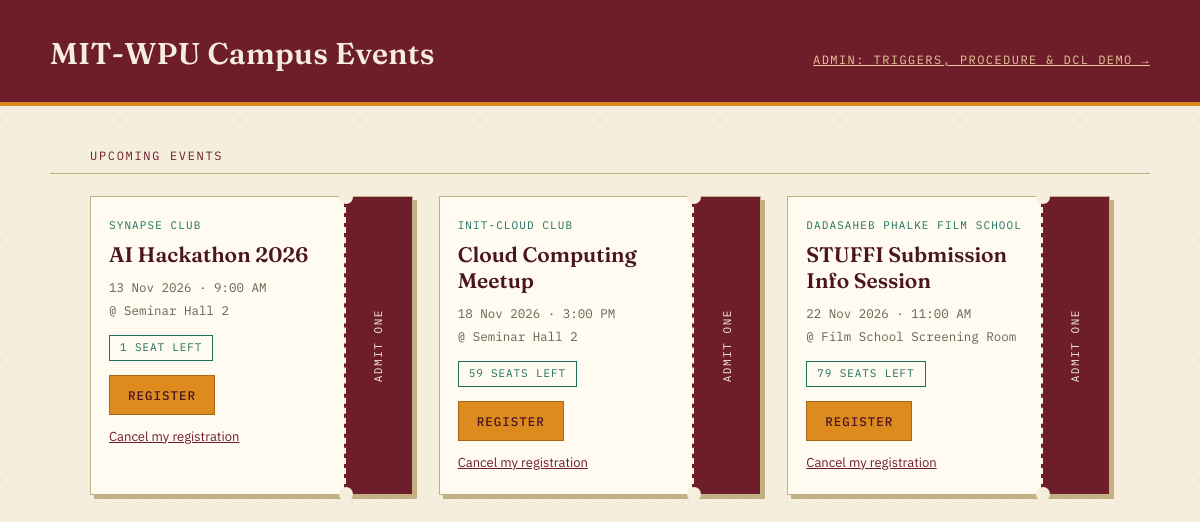
The page / on the database its author committed.
### tables this page shows
CREATE TABLE Events (
    event_id     INT AUTO_INCREMENT PRIMARY KEY,
    club_id      INT NOT NULL,
    venue_id     INT NOT NULL,
    name         VARCHAR(150) NOT NULL,
    event_date   DATE NOT NULL,
    start_time   TIME,
    capacity     INT NOT NULL CHECK (capacity > 0),
    status       ENUM('Open', 'Full', 'Cancelled', 'Completed') NOT NULL DEFAULT 'Open',
    FOREIGN KEY (club_id)  REFERENCES Clubs(club_id)
        ON DELETE CASCADE ON UPDATE CASCADE,
    FOREIGN KEY (venue_id) REFERENCES Venues(venue_id)
        ON DELETE RESTRICT ON UPDATE CASCADE    
);

CREATE TABLE Clubs (
    club_id      INT AUTO_INCREMENT PRIMARY KEY,
    name         VARCHAR(100) NOT NULL,
    description  VARCHAR(255),
    created_at   TIMESTAMP DEFAULT CURRENT_TIMESTAMP
);

CREATE TABLE Venues (
    venue_id   INT AUTO_INCREMENT PRIMARY KEY,
    name       VARCHAR(100) NOT NULL,
    location   VARCHAR(150) NOT NULL,
    capacity   INT NOT NULL CHECK (capacity > 0)
);

### index.php (the view, shortened to what this page needs)
<?php
require 'db_connect.php';
$sql = "SELECT e.event_id, e.name, e.event_date, e.start_time, e.capacity, e.status,
               v.name AS venue_name, c.name AS club_name,
               (SELECT COUNT(*) FROM Registrations r
                 WHERE r.event_id = e.event_id AND r.status = 'Confirmed') AS seats_taken
        FROM Events e
        JOIN Venues v ON e.venue_id = v.venue_id
        JOIN Clubs c ON e.club_id = c.club_id
        WHERE e.event_date >= CURDATE()
        ORDER BY e.event_date ASC";
$result = $conn->query($sql);
?>
<!DOCTYPE html>
<html lang="en">
<head>
<link rel="stylesheet" href="style.css">
</head>
<body>
<header class="site-header">
  <div class="crest-row">
    <h1>MIT-WPU Campus Events</h1>
    <span class="tagline"><a href="admin.php">Admin: triggers, procedure &amp; DCL demo &rarr;</a></span>
  </div>
</header>
<div class="section-label">Upcoming Events</div>
<div class="events-grid">
<?php while ($row = $result->fetch_assoc()):
    $seatsLeft = max(0, $row['capacity'] - $row['seats_taken']);
    if ($row['status'] === 'Cancelled') {
        $label = 'Cancelled';  $canRegister = false;
    } elseif ($row['status'] === 'Completed') {
        $label = 'Completed';  $canRegister = false;
    } elseif ($row['status'] === 'Full' || $seatsLeft <= 0) {
        $label = 'Full';       $canRegister = false;
    } else {
        $label = $seatsLeft . ($seatsLeft === 1 ? ' seat left' : ' seats left');
        $canRegister = true;
    }
    $isActive = in_array($row['status'], ['Open', 'Full'], true);
?>
  <div class="ticket<?= $isActive ? '' : ' ticket-closed' ?>">
    <div class="ticket-main">
      <div class="club-tag"><?= htmlspecialchars($row['club_name']) ?></div>
      <h3><?= htmlspecialchars($row['name']) ?></h3>
      <div class="meta">
        <?= date('d M Y', strtotime($row['event_date'])) ?>
        <?php if ($row['start_time']): ?> &middot; <?= date('g:i A', strtotime($row['start_time'])) ?><?php endif; ?>
      </div>
      <div class="meta">@ <?= htmlspecialchars($row['venue_name']) ?></div>
      <span class="status-tag <?= $canRegister ? 'status-open' : 'status-full' ?>"><?= $label ?></span>
      <br>
      <?php if ($canRegister): ?>
        <a class="btn" href="register.php?event_id=<?= (int)$row['event_id'] ?>">Register</a>
      <?php else: ?>
        <span class="btn disabled"><?= $label ?></span>
      <?php endif; ?>
      <?php if ($isActive): ?>
        <a class="text-link" href="cancel.php?event_id=<?= (int)$row['event_id'] ?>">Cancel my registration</a>
      <?php endif; ?>
    </div>
    <div class="ticket-stub"><span>Admit One</span></div>
  </div>
<?php endwhile; ?>
</div>
</body>
</html>

### style.css (style rules this page uses)
:root { --paper: #F5EEDD; --card: #FFFBF1; --ink: #2B2620; --ink-soft: #6B6152; --maroon: #6E1E2A; --maroon-dark: #4A1420; --marigold: #DD8A1E; --marigold-dark: #A86710; --teal: #1F6F5C; --sand: #DDCBA0; --sand-dark: #C4B183; --danger: #A32D2D; }
* { box-sizing: border-box; }
body { margin: 0; background: var(--paper); background-image: radial-gradient(var(--sand) 0.7px, transparent 0.7px); background-size: 15px 15px; color: var(--ink); font-family: 'IBM Plex Sans', 'Segoe UI', sans-serif; line-height: 1.6; }
.site-header { background: var(--maroon); border-bottom: 4px solid var(--marigold); padding: 30px 40px 24px; }
.site-header .crest-row { display: flex; align-items: baseline; justify-content: space-between; flex-wrap: wrap; gap: 10px; max-width: 1100px; margin: 0 auto; }
.site-header h1 { font-family: 'Fraunces', Georgia, serif; font-weight: 600; font-size: 30px; color: var(--paper); margin: 0; letter-spacing: 0.01em; }
.site-header .tagline { font-family: 'IBM Plex Mono', 'Courier New', monospace; font-size: 12px; text-transform: uppercase; letter-spacing: 0.12em; color: #E7C79A; }
.section-label { font-family: 'IBM Plex Mono', 'Courier New', monospace; font-size: 12px; text-transform: uppercase; letter-spacing: 0.14em; color: var(--maroon); border-bottom: 1px solid var(--sand-dark); padding-bottom: 8px; margin: 40px auto 22px; max-width: 1100px; padding-left: 40px; padding-right: 40px; }
.events-grid { display: grid; grid-template-columns: repeat(auto-fill, minmax(310px, 1fr)); gap: 26px; max-width: 1100px; margin: 0 auto; padding: 0 40px 50px; }
.ticket { display: flex; background: var(--card); border: 1px solid var(--sand-dark); box-shadow: 4px 4px 0 var(--sand-dark); }
.ticket-main { flex: 1; padding: 20px 18px; min-width: 0; }
.ticket-stub { width: 68px; flex-shrink: 0; background: var(--maroon); display: flex; align-items: center; justify-content: center; position: relative; border-left: 2px dashed var(--paper); }
.ticket-stub span { writing-mode: vertical-rl; transform: rotate(180deg); font-family: 'IBM Plex Mono', 'Courier New', monospace; font-size: 11px; letter-spacing: 0.14em; text-transform: uppercase; color: var(--paper); }
.ticket-stub::before, .ticket-stub::after { content: ""; position: absolute; width: 14px; height: 14px; background: var(--paper); border-radius: 50%; left: -7px; }
.ticket-stub::before { top: -7px; }
.ticket-stub::after { bottom: -7px; }
.club-tag { font-family: 'IBM Plex Mono', 'Courier New', monospace; font-size: 11px; text-transform: uppercase; letter-spacing: 0.1em; color: var(--teal); }
.ticket-main h3 { font-family: 'Fraunces', Georgia, serif; font-size: 21px; font-weight: 600; margin: 6px 0 10px; color: var(--maroon-dark); line-height: 1.25; }
.meta { font-family: 'IBM Plex Mono', 'Courier New', monospace; font-size: 12.5px; color: var(--ink-soft); margin-bottom: 3px; }
.status-tag { display: inline-block; margin-top: 12px; padding: 3px 10px; font-family: 'IBM Plex Mono', 'Courier New', monospace; font-size: 11px; text-transform: uppercase; letter-spacing: 0.08em; border: 1px solid currentColor; }
.status-open { color: var(--teal); }
.btn { display: inline-block; margin-top: 14px; padding: 9px 18px; background: var(--marigold); color: var(--maroon-dark); font-family: 'IBM Plex Mono', 'Courier New', monospace; font-size: 12.5px; font-weight: 500; text-transform: uppercase; letter-spacing: 0.08em; text-decoration: none; border: 1px solid var(--marigold-dark); cursor: pointer; transition: transform 0.12s ease, box-shadow 0.12s ease; }
.site-header .tagline a { color: #E7C79A; }
.text-link { display: block; margin-top: 12px; font-size: 13px; color: var(--maroon); }

### rows shown on the page
events: club.name "SYNAPSE CLUB", name "AI Hackathon 2026", event_date "13 Nov 2026", start_time "9:00 AM", venue.name "Seminar Hall 2", label "1 SEAT LEFT"
events: club.name "INIT-CLOUD CLUB", name "Cloud Computing Meetup", event_date "18 Nov 2026", start_time "3:00 PM", venue.name "Seminar Hall 2", label "59 SEATS LEFT"
events: club.name "DADASAHEB PHALKE FILM SCHOOL", name "STUFFI Submission Info Session", event_date "22 Nov 2026", start_time "11:00 AM", venue.name "Film School Screening Room", label "79 SEATS LEFT"
